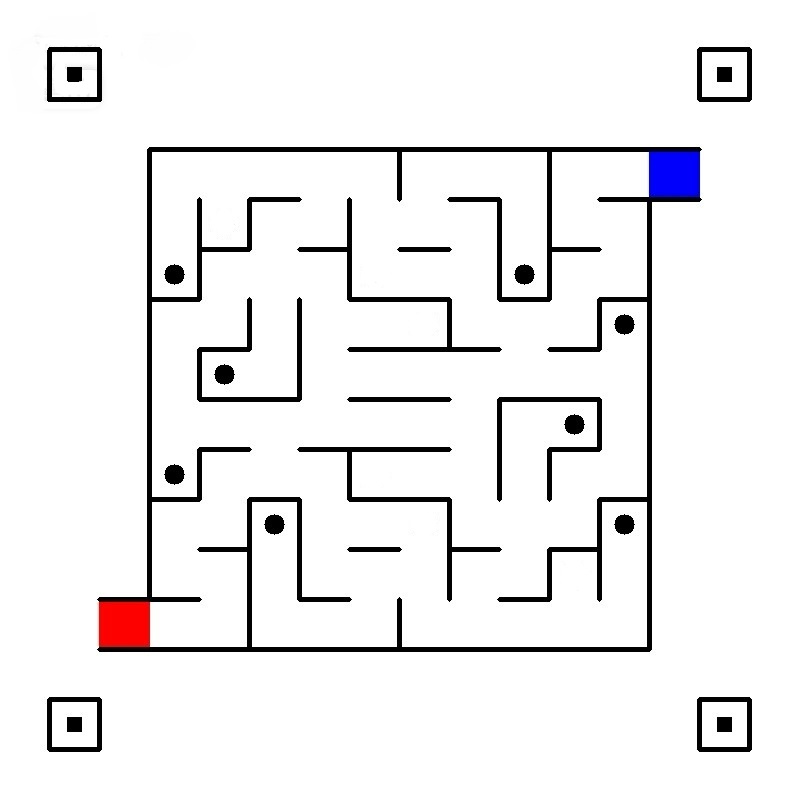
#> input picture image1.jpg, 800 x 800 px, given in place of the camera
$ python text3.py
#> lines starting #> are read from the running program, lines starting #| are printed output that depends on the picture; after the words box and inside, x2 and y2 are one past the last pixel; in counts of white or black regions, pixels touching at a corner belong together
import cv2

def nothing(x):


    pass
def Identifiy_Color(_img, lower_color, upper_color):
    # 将图像转换为HSV颜色空间
    img_hsv = cv2.cvtColor(_img, cv2.COLOR_BGR2HSV)
    # 创建掩膜以检测红色和蓝色矩形
    _mask_color = cv2.inRange(img_hsv, lower_color, upper_color)
    # 消除噪声
    _kernel = cv2.getStructuringElement(cv2.MORPH_RECT, (3, 3))
    # _mask_color  = cv2.dilate(_mask_color , _kernel, iterations=3)
    # _mask_color  = cv2.erode(_mask_color , _kernel, iterations=2)
    _mask_color = cv2.morphologyEx(_mask_color, cv2.MORPH_OPEN, _kernel)
    cv2.imshow('cc',_mask_color)


def on_slider1(val):
    global slider1_val
    slider1_val = val
    if slider2_val < slider1_val:
        cv2.setTrackbarPos("slider2", "image", slider1_val)


def on_slider2(val):
    global slider2_val
    slider2_val = val
    if slider2_val < slider1_val:
        cv2.setTrackbarPos("slider1", "image", slider2_val)


def on_slider3(val):
    global slider3_val
    slider3_val = val
    if slider4_val < slider3_val:
        cv2.setTrackbarPos("slider4", "image", slider3_val)


def on_slider4(val):
    global slider4_val
    slider4_val = val
    if slider4_val < slider3_val:
        cv2.setTrackbarPos("slider3", "image", slider4_val)


def on_slider5(val):
    global slider5_val
    slider5_val = val
    if slider6_val < slider5_val:
        cv2.setTrackbarPos("slider6", "image", slider5_val)


def on_slider6(val):
    global slider6_val
    slider6_val = val
    if slider6_val < slider5_val:
        cv2.setTrackbarPos("slider5", "image", slider6_val)

# 创建窗口和滑动条
cv2.namedWindow("image")
cv2.moveWindow("image", 0, 0)

cv2.createTrackbar("slider1", "image", 0, 179, on_slider1)
cv2.createTrackbar("slider2", "image", 0, 179, on_slider2)
cv2.createTrackbar("slider3", "image", 0, 255, on_slider3)
cv2.createTrackbar("slider4", "image", 0, 255, on_slider4)
cv2.createTrackbar("slider5", "image", 0, 255, on_slider5)
cv2.createTrackbar("slider6", "image", 0, 255, on_slider6)

# 初始化滑动条值
slider1_val = slider2_val = slider3_val = 0
slider4_val = slider5_val = slider6_val = 0

cap = cv2.VideoCapture(0)  # 0 表示默认的摄像头
# 显示图像和滑动条
while True:

    # 读取一帧图像#读取图像,预处理图像
    _, img = cap.read()
#> img is the input picture: shape (800, 800, 3); mean B, G, R 239.5, 238.7, 239.6
    img_c = img.copy()
    img = cv2.resize(img, (640, 480))
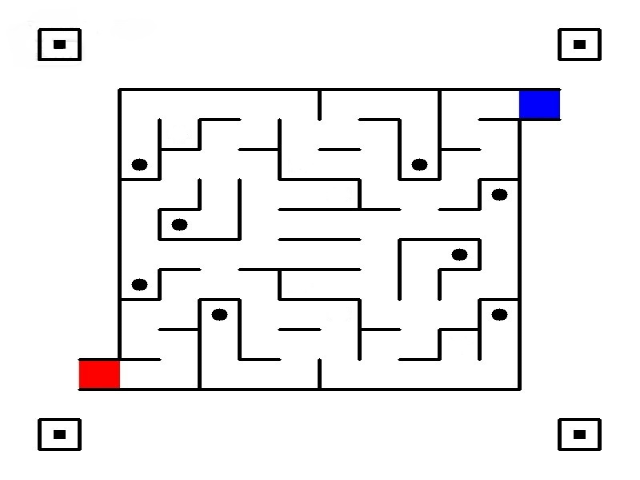
#> img: shape (480, 640, 3); mean B, G, R 239.5, 238.7, 239.5
    lc_blue = (slider1_val, slider3_val, slider5_val)
    uc_blue = (slider2_val, slider4_val, slider6_val)
    Identifiy_Color(img, lc_blue, uc_blue)
#> in Identifiy_Color, `img_hsv = cv2.cvtColor(_img, cv2.COLOR_BGR2HSV)`: img_hsv: shape (480, 640, 3); mean H, S, V 0.8, 2.3, 240.4
#> in Identifiy_Color, `_mask_color = cv2.inRange(img_hsv, lower_color, upper_color)`:
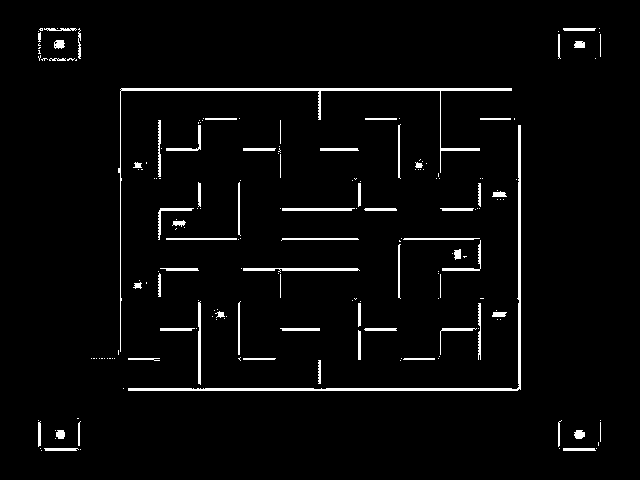
#> _mask_color: shape (480, 640); 3.2% white; 189 white regions (121 under 20 px), largest, box (x1, y1, x2, y2) and area: (128, 125, 521, 391) 1934, (118, 88, 512, 352) 1726, (243, 268, 360, 273) 338
#> in Identifiy_Color, `_mask_color = cv2.morphologyEx(_mask_color, cv2.MORPH_OPEN, _kernel)`:
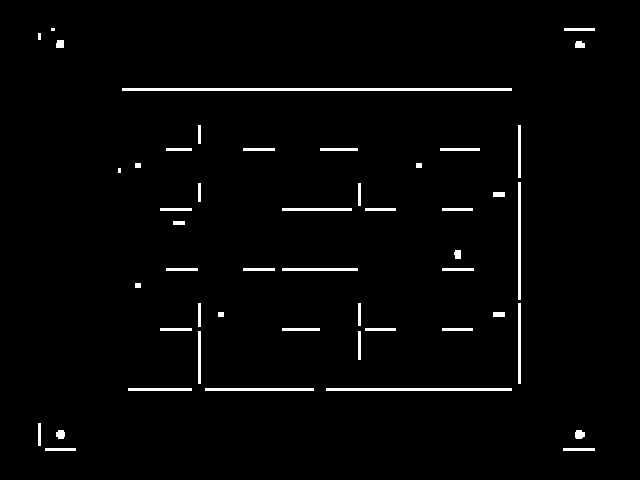
#> _mask_color: shape (480, 640); 2.1% white; 49 white regions (2 under 20 px), largest, box (x1, y1, x2, y2) and area: (122, 88, 512, 91) 1170, (326, 388, 512, 391) 558, (518, 182, 521, 300) 354
    cv2.imshow('ss', img_c)

    if cv2.waitKey(1) == ord('q'):
#> (key q is pressed here)
        break
# 释放摄像头并关闭窗口
cap.release()
cv2.destroyAllWindows()
